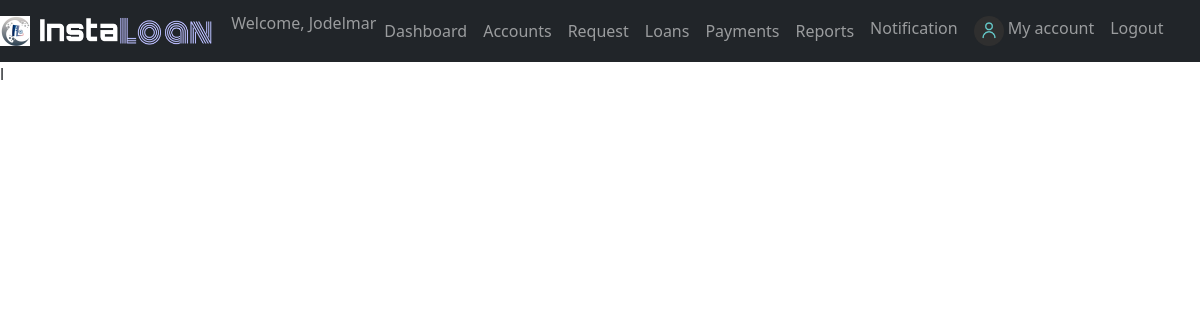
Before: /Admin/overview.php?id=16 (signed in) with the older database file.
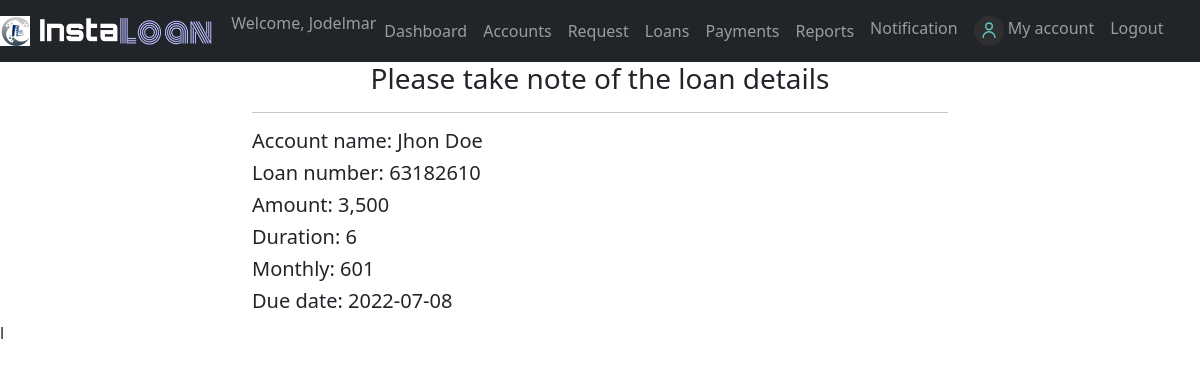
After: the same page with the newer database file.
### tables this page shows
CREATE TABLE `loan` (
  `loan_id` int(100) NOT NULL,
  `user_id` int(100) NOT NULL,
  `amount` int(100) NOT NULL,
  `duration` int(12) NOT NULL,
  `monthly` int(100) NOT NULL,
  `completed` int(100) NOT NULL DEFAULT 0,
  `balance` int(100) NOT NULL,
  `loan_number` int(100) NOT NULL,
  `approve_by` varchar(50) NOT NULL,
  `date_approve` date NOT NULL DEFAULT current_timestamp(),
  `status` varchar(10) NOT NULL DEFAULT 'UNPAID'
);

CREATE TABLE `users` (
  `user_id` int(100) NOT NULL,
  `first_name` varchar(32) NOT NULL,
  `last_name` varchar(32) NOT NULL,
  `sex` varchar(6) NOT NULL,
  `contact_number` varchar(11) NOT NULL,
  `email` varchar(30) DEFAULT NULL,
  `birthdate` date DEFAULT NULL,
  `address` varchar(100) DEFAULT NULL,
  `username` varchar(32) NOT NULL,
  `password` varchar(32) NOT NULL,
  `acct_type` varchar(10) NOT NULL DEFAULT 'User'
);

### Admin/overview.php (the view, shortened to what this page needs)
<?php
    include("../config.php");
    $user_check=$_SESSION['user'];
    $sql="SELECT * FROM users WHERE username='$user_check'";
    $stmt=$conn->query($sql);
    $row=$stmt->fetch(PDO::FETCH_ASSOC);
    $login_user=$row['first_name'];
?>
<!DOCTYPE html>
<html lang="en">
<head>
	<link rel="stylesheet" href="../bootstrap/css/bootstrap.css">
	<link rel="stylesheet" href="../Lending App/bootstrap/css/bootstrap.min.css">
    <link rel="stylesheet" href="../fontawesome/css/all.css">
</head>
<body>
	<nav class="navbar navbar-expand-lg navbar-dark bg-dark">
		<a class="navbar-brand" href="#">
            <img src="../img/logo.png" width="30" height="30" class="d-inline-block align-top" alt="">
			<img src="../img/logo1.png" width="180" height="30" class="d-inline-block align-top" alt="">
        </a>
		<div class="collapse navbar-collapse" id="navbarSupportedContent">
			<ul class="navbar-nav mr-auto">
                <li class="nav-item">
					<span class="navbar-text">Welcome, <?php echo $login_user ?></span>
				</li>
                <li class="nav-item">
					<a class="nav-link" href="dashboard.php">Dashboard</a>
				</li>
				<li class="nav-item">
					<a class="nav-link" href="adminview.php">Accounts <span class="sr-only">(current)</span></a>
				</li>
				<li class="nav-item">
					<a class="nav-link" href="request.php">Request</a>
				</li>
                <li class="nav-item">
					<a class="nav-link" href="loans.php">Loans</a>
				</li>
                <li class="nav-item">
					<a class="nav-link" href="payment.php">Payments</a>
				</li>
                <li class="nav-item">
					<a class="nav-link" href="reports.php">Reports</a>
				</li>
			</ul>
            <?php
                $sql="SELECT * FROM notification WHERE receiver='Admin' AND status='unread'";
                $stmt=$conn->query($sql);
                $num=$stmt->rowCount();
            ?>
			<ul class="navbar-nav ml-auto">
                <li class="nav-item">
                    <a class="nav-link" href="../notification.php">Notification <?php if($num>0) echo "<span class='badge badge-danger'>$num</span>" ?></a>
                </li>
                <li class="nav-item">
					<a class="nav-link" href="../profile.php">
                        <img src="../img/user.png" width="30" height="30" class="d-inline-block align-top" alt="">
                        My account
                    </a>
				</li>
				<li class="nav-item">
					<a class="nav-link btn btn-info btn-md" href="../logout.php">Logout</a>
				</li>
			</ul>
		</div>
	</nav>
    <?php
        if(isset($_GET['id'])){
            $id=$_GET['id'];
            $sql="SELECT * FROM loan WHERE user_id='$id' AND status='UNPAID'";
            $stmt=$conn->query($sql);
            while($row=$stmt->fetch(PDO::FETCH_ASSOC)){
    ?>
    <div class="container">
            <?php
                $u_id=$row['user_id'];
                $sql="SELECT * FROM users WHERE user_id='$u_id'";
                $stmt=$conn->query($sql);
                $temp=$stmt->fetch(PDO::FETCH_ASSOC);
                $fname=$temp['first_name'];
                $lname=$temp['last_name'];
            ?>
        <h3 class="text-center">Please take note of the loan details</h3>
        <hr>
        <h5>Account name: <?php echo $fname." ".$lname ?></h5>
        <h5>Loan number: <?php echo $row['loan_number'] ?></h5>
        <h5>Amount: <?php echo number_format($row['amount']) ?></h5>
        <h5>Duration: <?php echo $row['duration'] ?></h5>
        <h5>Monthly: <?php echo number_format($row['monthly']) ?></h5>
        <h5>Due date: <?php echo $row['date_approve'] ?></h5>
    </div>
    <?php }} ?>
</body>
</html>l

Changed rows visible on the page:
added loan: user.first_name "Jhon", user.last_name "Doe", loan_number "63182610", amount "3,500", duration "6", monthly "601", date_approve "2022-07-08"
